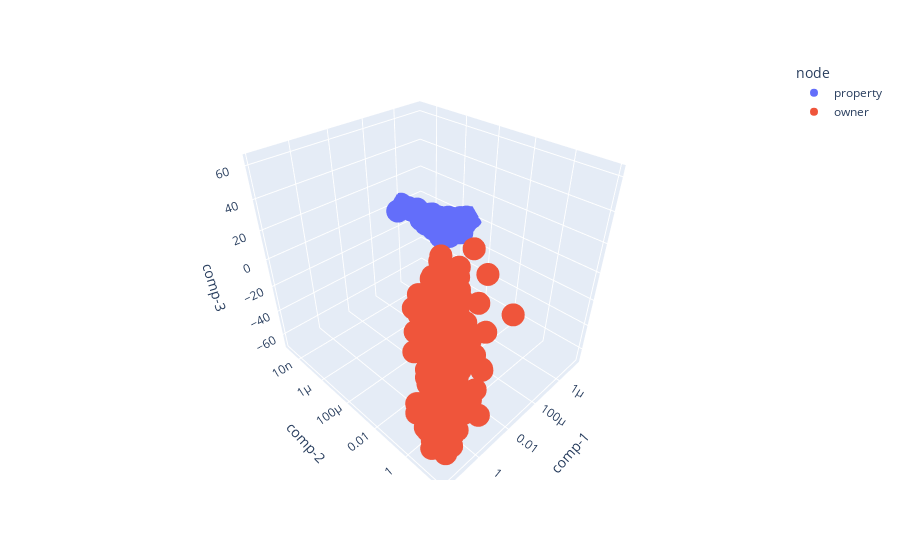

This figure's notebook cell:
### Code cell
import plotly.express as px
fig = px.scatter_3d(plot_df, x='comp-1', y='comp-2', z='comp-3', color='node', log_x=True, log_y=True)
fig.show()

### Figure 1 — Plotly figure (JSON) as saved in the notebook; plotly's stock layout.template omitted (floating-point values rounded to 4 significant figures; data arrays with more than 128 entries replaced by an {"elided": "..."} marker saying what was removed)
{"data": [{"hovertemplate": "node=property<br>comp-1=%{x}<br>comp-2=%{y}<br>comp-3=%{z}<extra></extra>", "legendgroup": "property", "marker": {"color": "#636efa", "symbol": "circle"}, "mode": "markers", "name": "property", "scene": "scene", "showlegend": true, "type": "scatter3d", "x": {"elided": "1000 float values"}, "y": {"elided": "1000 float values"}, "z": {"elided": "1000 float values"}}, {"hovertemplate": "node=owner<br>comp-1=%{x}<br>comp-2=%{y}<br>comp-3=%{z}<extra></extra>", "legendgroup": "owner", "marker": {"color": "#EF553B", "symbol": "circle"}, "mode": "markers", "name": "owner", "scene": "scene", "showlegend": true, "type": "scatter3d", "x": {"elided": "1000 float values"}, "y": {"elided": "1000 float values"}, "z": {"elided": "1000 float values"}}], "layout": {"legend": {"title": {"text": "node"}, "tracegroupgap": 0}, "margin": {"t": 60}, "scene": {"domain": {"x": [0, 1], "y": [0, 1]}, "xaxis": {"title": {"text": "comp-1"}, "type": "log"}, "yaxis": {"title": {"text": "comp-2"}, "type": "log"}, "zaxis": {"title": {"text": "comp-3"}}}}}
